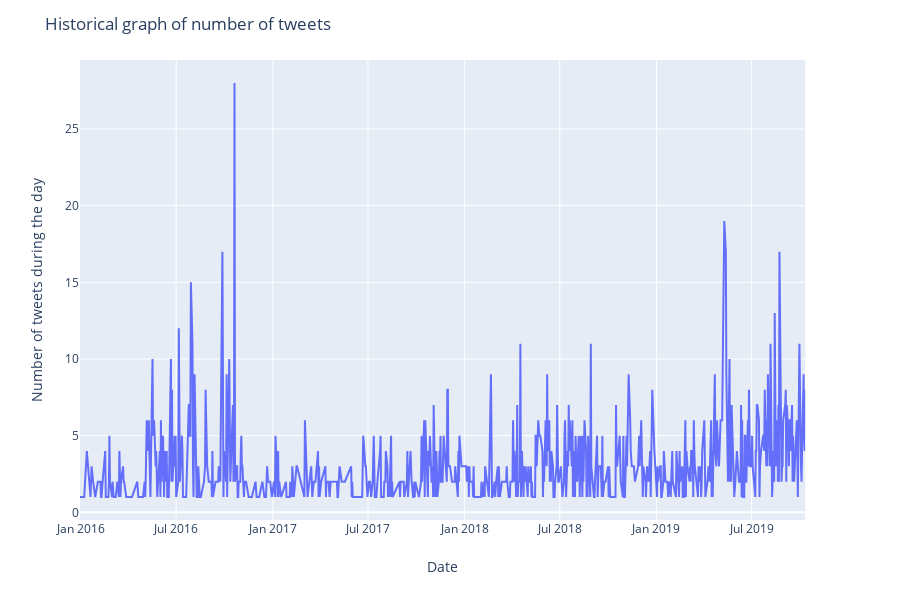

This figure's notebook cell:
### Code cell
fig = px.line(data['Date'].dt.date.value_counts().reset_index().sort_values('index'), x="index", y="Date")
# Edit the layout
fig.update_layout(title='Historical graph of number of tweets',
                   xaxis_title='Date',
                   yaxis_title='Number of tweets during the day')
fig.show()

### Figure 1 — Plotly figure (JSON) as saved in the notebook; plotly's stock layout.template omitted (floating-point values rounded to 4 significant figures; data arrays with more than 128 entries replaced by an {"elided": "..."} marker saying what was removed)
{"data": [{"hoverlabel": {"namelength": 0}, "hovertemplate": "index=%{x}<br>Date=%{y}", "legendgroup": "", "line": {"color": "#636efa", "dash": "solid"}, "mode": "lines", "name": "", "showlegend": false, "type": "scatter", "x": {"elided": "691 str values"}, "xaxis": "x", "y": {"elided": "691 int values"}, "yaxis": "y"}], "layout": {"height": 600, "legend": {"tracegroupgap": 0}, "margin": {"t": 60}, "title": {"text": "Historical graph of number of tweets"}, "xaxis": {"anchor": "y", "domain": [0, 0.98], "title": {"text": "Date"}}, "yaxis": {"anchor": "x", "domain": [0, 1], "title": {"text": "Number of tweets during the day"}}}}
